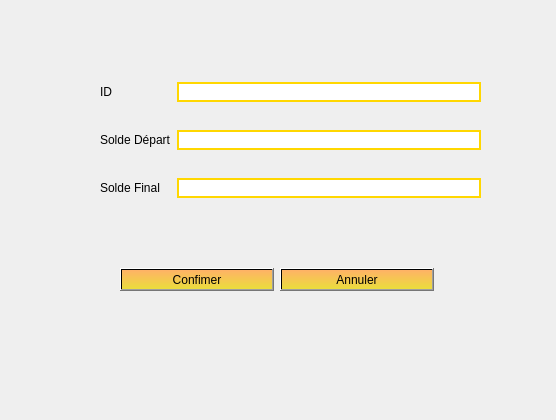
<?xml version="1.0" encoding="UTF-8"?>
<ui version="4.0">
 <class>Dialog_new_caisse</class>
 <widget class="QDialog" name="Dialog_new_caisse">
  <property name="geometry">
   <rect>
    <x>0</x>
    <y>0</y>
    <width>556</width>
    <height>420</height>
   </rect>
  </property>
  <property name="windowTitle">
   <string>Nouvelle Caisse</string>
  </property>
  <property name="styleSheet">
   <string notr="true">font: 8pt &quot;MV Boli&quot;;</string>
  </property>
  <widget class="QWidget" name="gridLayoutWidget">
   <property name="geometry">
    <rect>
     <x>100</x>
     <y>60</y>
     <width>381</width>
     <height>161</height>
    </rect>
   </property>
   <layout class="QGridLayout" name="gridLayout">
    <item row="2" column="1">
     <widget class="QLineEdit" name="lineEdit_sf">
      <property name="styleSheet">
       <string notr="true">border:2px solid gold;</string>
      </property>
     </widget>
    </item>
    <item row="2" column="0">
     <widget class="QLabel" name="label_3">
      <property name="text">
       <string>Solde Final</string>
      </property>
     </widget>
    </item>
    <item row="1" column="1">
     <widget class="QLineEdit" name="lineEdit_sd">
      <property name="styleSheet">
       <string notr="true">border:2px solid gold;</string>
      </property>
     </widget>
    </item>
    <item row="0" column="1">
     <widget class="QLineEdit" name="lineEdit_idcaisse">
      <property name="styleSheet">
       <string notr="true">border:2px solid gold;</string>
      </property>
     </widget>
    </item>
    <item row="1" column="0">
     <widget class="QLabel" name="label_2">
      <property name="text">
       <string>Solde Départ</string>
      </property>
     </widget>
    </item>
    <item row="0" column="0">
     <widget class="QLabel" name="label">
      <property name="text">
       <string>ID</string>
      </property>
     </widget>
    </item>
   </layout>
  </widget>
  <widget class="QWidget" name="horizontalLayoutWidget">
   <property name="geometry">
    <rect>
     <x>120</x>
     <y>240</y>
     <width>314</width>
     <height>80</height>
    </rect>
   </property>
   <layout class="QHBoxLayout" name="horizontalLayout">
    <item>
     <widget class="QPushButton" name="pushButton">
      <property name="styleSheet">
       <string notr="true">background-color: qlineargradient(spread:pad, x1:0, y1:0, x2:0, y2:1, stop:0 rgba(255, 178, 102, 255), stop:0.974874 rgba(235, 220, 61, 255), stop:0.98 rgba(0, 0, 0, 255), stop:1 rgba(0, 0, 0, 0));
font: 8pt &quot;MV Boli&quot;;</string>
      </property>
      <property name="text">
       <string>Confimer</string>
      </property>
     </widget>
    </item>
    <item>
     <widget class="QPushButton" name="pushButton_2">
      <property name="styleSheet">
       <string notr="true">background-color: qlineargradient(spread:pad, x1:0, y1:0, x2:0, y2:1, stop:0 rgba(255, 178, 102, 255), stop:0.974874 rgba(235, 220, 61, 255), stop:0.98 rgba(0, 0, 0, 255), stop:1 rgba(0, 0, 0, 0));
font: 8pt &quot;MV Boli&quot;;</string>
      </property>
      <property name="text">
       <string>Annuler</string>
      </property>
     </widget>
    </item>
   </layout>
  </widget>
 </widget>
 <resources/>
 <connections/>
</ui>
